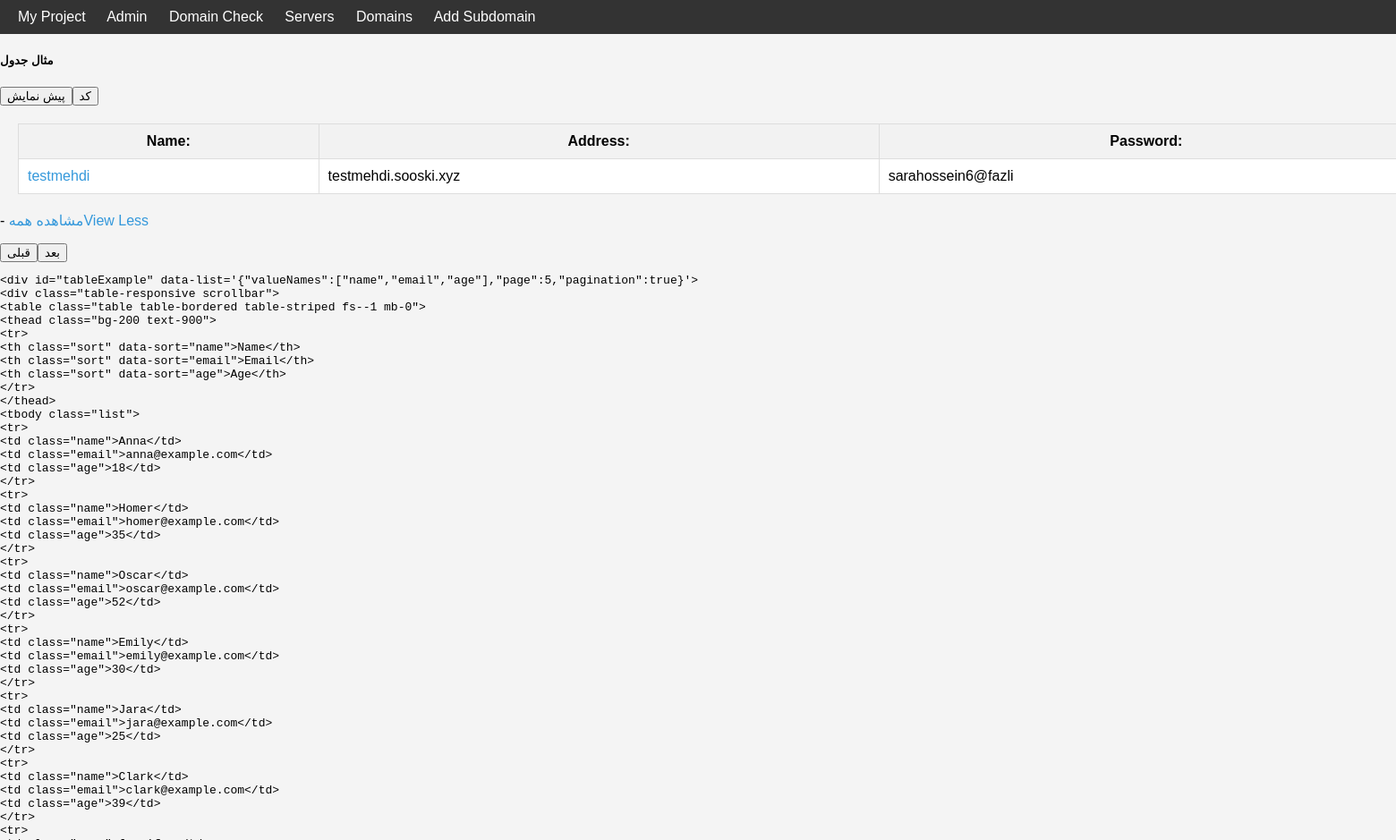
/servers/ (upper part), run on an earlier commit of the app's database.
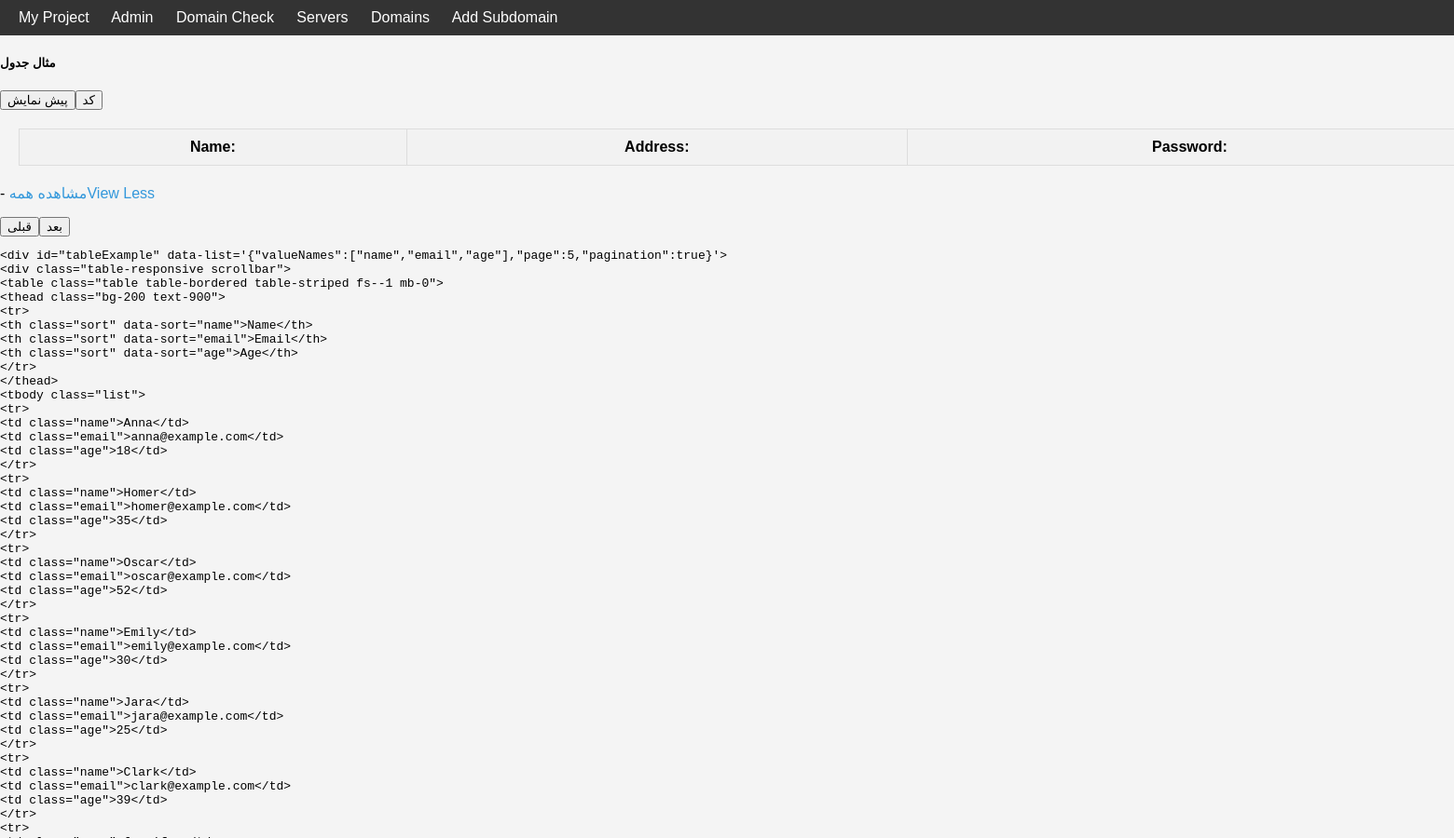
And on a later commit of the database.
### servers/models.py (models this page shows)
class server(models.Model):
    name=models.CharField(max_length=100)
    address=models.CharField(max_length=100)
    password=models.CharField(max_length=100)

### servers/views.py (the view)
# urls.py: path('',servers_view,name='servers'),
def servers_view(request):
    servers = server.objects.all()
    context = {'servers': servers}
    return render(request, 'servers/mainserver.html', context)

### templates/servers/mainserver.html (shortened to what this page needs)
{% extends 'base.html'%}
{% load static%}
{% block content %}
<div class="card mb-3">
    <div class="card-header">
        <div class="row flex-between-end">
            <div class="col-auto align-self-center">
                <h5 class="mb-0" data-anchor="data-anchor">مثال جدول</h5>
            </div>
            <div class="col-auto ms-auto">
                <div class="nav nav-pills nav-pills-falcon flex-grow-1" role="tablist"><button class="btn btn-sm active" data-bs-toggle="pill" data-bs-target="#dom-1495d2ac-c29e-4883-b8fb-8c2ddb50f5c8" type="button" role="tab" aria-controls="dom-1495d2ac-c29e-4883-b8fb-8c2ddb50f5c8" aria-selected="true" id="tab-dom-1495d2ac-c29e-4883-b8fb-8c2ddb50f5c8">پیش نمایش</button><button class="btn btn-sm" data-bs-toggle="pill" data-bs-target="#dom-1c98e1d5-0b63-43d4-b12e-5b5f5e00e0a4" type="button" role="tab" aria-controls="dom-1c98e1d5-0b63-43d4-b12e-5b5f5e00e0a4" aria-selected="false" id="tab-dom-1c98e1d5-0b63-43d4-b12e-5b5f5e00e0a4">کد</button></div>
            </div>
        </div>
    </div>
    <div class="card-body pt-0">
        <div class="tab-content">
            <div class="tab-pane preview-tab-pane active" role="tabpanel" aria-labelledby="tab-dom-1495d2ac-c29e-4883-b8fb-8c2ddb50f5c8" id="dom-1495d2ac-c29e-4883-b8fb-8c2ddb50f5c8">
                <div id="tableExample" data-list="{&quot;valueNames&quot;:[&quot;name&quot;,&quot;email&quot;,&quot;age&quot;],&quot;page&quot;:5,&quot;pagination&quot;:true}">
                    <div class="table-responsive scrollbar">
                        <table class="table table-bordered table-striped fs--1 mb-0">
                            <thead class="bg-200 text-900">
                            <tr>
                                <th class="sort" data-sort="name">Name:</th>
                                <th class="sort" data-sort="email">Address:</th>
                                <th class="sort" data-sort="age">Password:</th>
                            </tr>
                            </thead>
                            <tbody class="list">
                                {% for server in servers %}
                            <tr>
                                <td class="name" ><a href="{% url 'server' server_id=server.id %}">{{ server.name }}</a></td>
                                <td class="email">{{ server.address }}</td>
                                <td class="age">{{ server.password }}</td>
                            </tr>
                            {% endfor %}
                            </tbody>
                        </table>
                    </div>
                    <div class="row align-items-center mt-3">
                        <div class="col">
                            <p class="mb-0 fs--1">
                                <span class="d-none d-sm-inline-block">-</span>
                                <a class="fw-semi-bold" href="#!" data-list-view="*">مشاهده همه</a><a class="fw-semi-bold d-none" href="#!" data-list-view="less">View Less</a>
                            </p>
                        </div>
                        <div class="col-auto d-flex"><button class="btn btn-sm btn-primary" type="button" data-list-pagination="prev"><span>قبلی</span></button><button class="btn btn-sm btn-primary px-4 ms-2" type="button" data-list-pagination="next"><span>بعد</span></button></div>
                    </div>
                </div>
            </div>
            <div class="tab-pane code-tab-pane" role="tabpanel" aria-labelledby="tab-dom-1c98e1d5-0b63-43d4-b12e-5b5f5e00e0a4" id="dom-1c98e1d5-0b63-43d4-b12e-5b5f5e00e0a4"><pre class="scrollbar rounded-1" style="max-height:420px"><code class="language-html">
&lt;/div&gt;</code></pre>
            </div>
        </div>
    </div>
</div>
{% endblock %}

What changed in the data, as far as the page shows it:
removed server: name "testmehdi", address "testmehdi.sooski.xyz", password "sarahossein6@fazli"
